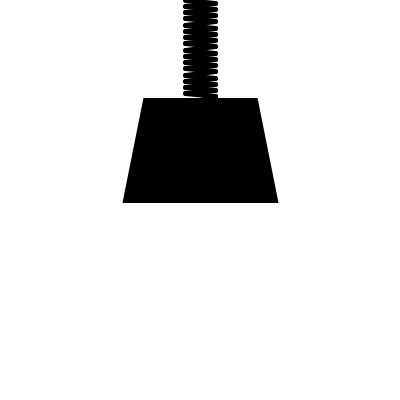
Frame 1 (no input)
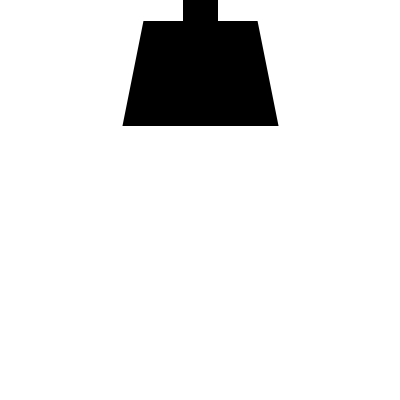
Frame 60 (the mouse pressed at the canvas centre just before this capture)
Frame 120 (the mouse held since frame 60 and released just before this capture): identical to frame 1, image omitted

The Processing sketch that drew these frames (run headless with seeded random() and noise(); from frame 60 on, the mouse is pressed at the canvas centre):

// Processing sketch: animation_physics_spring
// ── animation_physics_spring.pde
// Weight on a Spring
float x, y;
int w = 150, h = 100;
float angle, frequency = 5.0;
float amplitude, damping = .987;
int springSegments = 32, springWidth = 15;
void setup(){
size(400, 400);
x = width/2.0-w/2.0;
smooth();
strokeWeight(5);
fill(0);
setSpring();
}
void draw(){
background(255);
createSpring();
startSpring();
}
void startSpring(){
// spring behavior
y += cos(radians(angle))*amplitude;
amplitude*=damping;
angle+=frequency;
if (mousePressed){
setSpring();
}
}
void setSpring(){
y = 100;
angle = 0;
amplitude = 26.0;
}
void createSpring(){
// weight
quad(x+20, y, x+w-20, y, x+w, y+h, x, y+h);
// spring
for (int i=0; i<springSegments; i++){
// end segment
if (i==springSegments-1){
line(x+w/2+springWidth, (y/springSegments)*i, 
x+w/2, (y/springSegments)*(i+1));
}
else {
// alternate spring bend left/right
if (i%2==0){
line(x+w/2-springWidth, (y/springSegments)*i, 
x+w/2+springWidth, (y/springSegments)*(i+1));
}
else {
line(x+w/2+springWidth, (y/springSegments)*i, 
x+w/2-springWidth, (y/springSegments)*(i+1));
}
}
}
}
